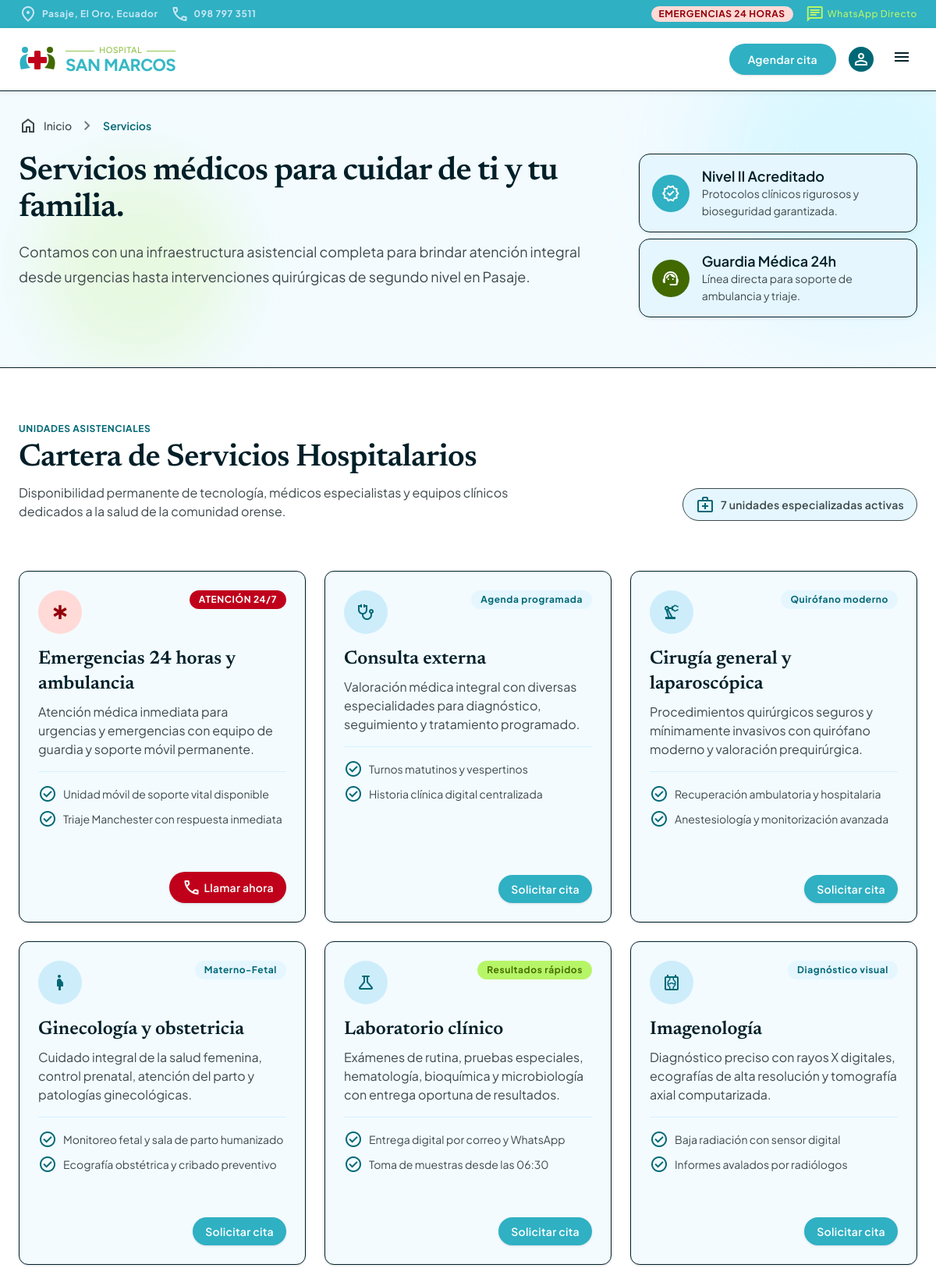
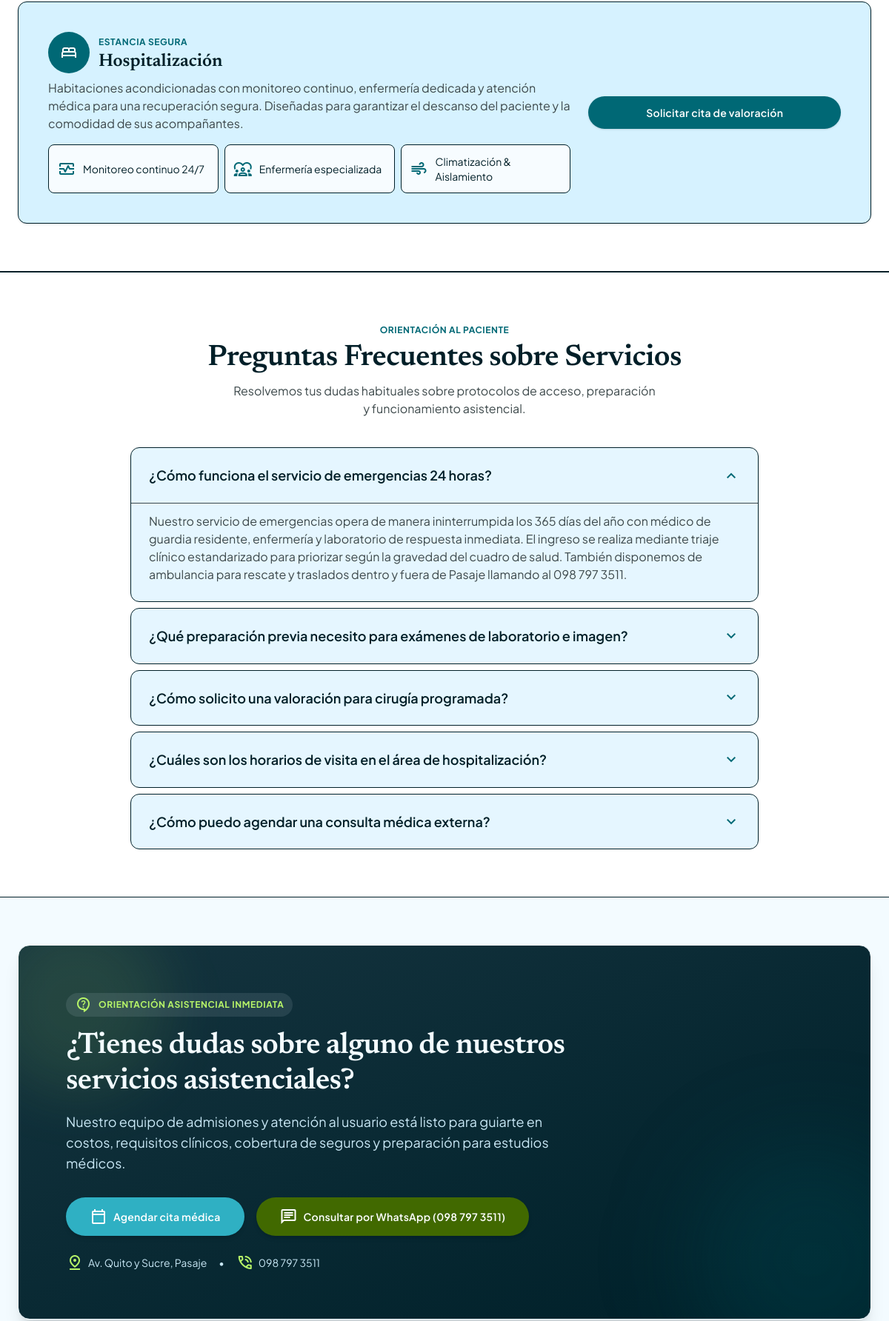
The page /hospital-san-marcos/servicios (upper part) on the database its author committed (2 pictures, top to bottom).
### tables this page shows
CREATE TABLE `servicios` (
  `id`             INT UNSIGNED NOT NULL AUTO_INCREMENT,
  `slug`           VARCHAR(100) NOT NULL,
  `nombre`         VARCHAR(150) NOT NULL,
  `etiqueta`       VARCHAR(80) NOT NULL,
  `clase_etiqueta` VARCHAR(200) NOT NULL,
  `descripcion`    TEXT NOT NULL,
  `icono`          VARCHAR(60) NOT NULL,
  `orden`          INT UNSIGNED NOT NULL DEFAULT 0,
  PRIMARY KEY (`id`),
  UNIQUE KEY `uq_servicios_slug` (`slug`),
  KEY `idx_servicios_orden` (`orden`)
);

CREATE TABLE `preguntas_frecuentes` (
  `id`        INT UNSIGNED NOT NULL AUTO_INCREMENT,
  `slug`      VARCHAR(100) NOT NULL,
  `pregunta`  VARCHAR(255) NOT NULL,
  `respuesta` TEXT NOT NULL,
  `orden`     INT UNSIGNED NOT NULL DEFAULT 0,
  `activo`    TINYINT(1) NOT NULL DEFAULT 1,
  PRIMARY KEY (`id`),
  UNIQUE KEY `uq_preguntas_slug` (`slug`),
  KEY `idx_preguntas_orden` (`orden`)
);

### views/pages/servicios.php (the view, shortened to what the rows shown need)
<?php
$services     = ServiceRepository::getAll();
$faqs         = FaqRepository::getAll();
$defaultFaqId = 'emergencias-24h';
?>
<div class="hospital-page-hero flex flex-col w-full">
  <section class="relative bg-surface overflow-hidden pt-8 pb-space-2xl">
    <div class="max-w-7xl mx-auto px-gutter relative z-10">
      <div class="hospital-hero-grid grid grid-cols-1 lg:grid-cols-12 gap-space-xl items-start">
        <div class="hospital-hero-copy lg:col-span-8 space-y-space-md">
          <h1 class="hospital-hero-title font-display text-display text-on-surface leading-tight tracking-tight">
            Servicios médicos para cuidar de ti y tu familia.
          </h1>
        </div>
      </div>
    </div>
  </section>
  <section class="py-space-2xl bg-surface-container-lowest border-y border-outline-variant">
    <div class="max-w-7xl mx-auto px-gutter">
      <div class="flex flex-col md:flex-row md:items-end justify-between mb-space-2xl gap-space-md">
        <div>
          <h2 class="font-headline-lg text-headline-lg text-on-surface mt-1">
            Cartera de Servicios Hospitalarios
          </h2>
        </div>
      </div>
      <div class="grid grid-cols-1 md:grid-cols-2 lg:grid-cols-3 gap-space-lg">
        <?php foreach ($services as $service): ?>
          <div
            class="group relative rounded-xl bg-surface p-space-lg shadow-sm hover:shadow-md transition-all duration-300 flex flex-col justify-between border border-outline-variant"
          >
            <div>
              <div class="flex items-start justify-between gap-space-sm mb-space-md">
                <div
                  class="w-14 h-14 rounded-full flex items-center justify-center shrink-0 <?= ($service['id'] === 'emergencias-24h')
                      ? 'bg-error-container text-on-error-container'
                      : 'bg-surface-container-high text-primary' ?>"
                >
                  <span class="material-symbols-outlined text-[28px]"><?= e($service['icon']) ?></span>
                </div>
                <span class="inline-flex items-center px-3 py-1 rounded-full font-label-sm text-label-sm <?= e($service['tagClass'] ?? '') ?>">
                  <?= e($service['tag']) ?>
                </span>
              </div>
              <h3 class="font-headline-sm text-headline-sm text-on-surface group-hover:text-primary transition-colors">
                <?= e($service['name']) ?>
              </h3>
              <p class="mt-space-sm font-body-md text-body-md text-on-surface-variant leading-relaxed">
                <?= e($service['description']) ?>
              </p>
              <div class="mt-space-md pt-space-md space-y-2 border-t border-surface-container">
                <?php foreach ($service['features'] as $feat): ?>
                  <div class="flex items-center gap-2 font-body-sm text-body-sm text-on-surface-variant">
                    <span class="material-symbols-outlined text-[18px] text-primary">
                    </span>
                    <span><?= e($feat) ?></span>
                  </div>
                <?php endforeach; ?>
              </div>
            </div>
            <div class="mt-space-xl pt-space-md flex flex-wrap items-center gap-2">
              <?php if ($service['id'] === 'emergencias-24h'): ?>
                <a
                  class="inline-flex items-center justify-center font-title-md text-label-md font-semibold bg-tertiary text-on-tertiary px-4 py-2 rounded-full hover:bg-on-tertiary-container transition-colors shadow-sm ml-auto"
                  href="tel:0987973511"
                >
                  <span class="material-symbols-outlined text-[18px] mr-1">call</span>
                  Llamar ahora
                </a>
              <?php else: ?>
                <a
                  class="inline-flex items-center justify-center font-title-md text-label-md font-semibold bg-primary-container text-on-primary px-4 py-2 rounded-full hover:bg-primary transition-colors shadow-sm ml-auto"
                  href="<?= e(url('/agendar-cita')) ?>"
                >
                  Solicitar cita
                </a>
              <?php endif; ?>
            </div>
          </div>
        <?php endforeach; ?>
      </div>
    </div>
  </section>
  <section class="py-space-2xl bg-surface-container-lowest border-y border-outline-variant">
    <div class="max-w-4xl mx-auto px-gutter">
      <div class="text-center mb-space-xl">
        <h2 class="font-headline-lg text-headline-lg text-on-surface mt-1">
          Preguntas Frecuentes sobre Servicios
        </h2>
      </div>
      <div class="space-y-space-sm" id="faqs-accordion">
        <?php foreach ($faqs as $faq): ?>
          <?php $isOpen = ($faq['id'] === $defaultFaqId); ?>
          <div
            data-faq-item="<?= e($faq['id']) ?>"
            class="rounded-xl bg-surface-container-low transition-all border border-outline-variant overflow-hidden"
          >
            <button
              type="button"
              data-faq-toggle="<?= e($faq['id']) ?>"
              class="w-full text-left p-space-lg flex items-center justify-between gap-space-md focus:outline-none hover:bg-surface-container transition-colors"
              aria-expanded="<?= $isOpen ? 'true' : 'false' ?>"
            >
              <span class="font-title-md text-title-md text-on-surface font-semibold">
                <?= e($faq['question']) ?>
              </span>
              <span
                data-faq-icon="<?= e($faq['id']) ?>"
                class="material-symbols-outlined text-primary text-[24px] transition-transform duration-200 shrink-0 <?= $isOpen ? 'rotate-180' : '' ?>"
              >
              </span>
            </button>
            <div
              data-faq-answer="<?= e($faq['id']) ?>"
              class="<?= $isOpen ? '' : 'hidden ' ?>px-space-lg pb-space-lg text-on-surface-variant font-body-md text-body-md leading-relaxed border-t border-outline-variant/60 pt-3"
            >
              <?= e($faq['answer']) ?>
            </div>
          </div>
        <?php endforeach; ?>
      </div>
    </div>
  </section>
  <section class="py-space-2xl bg-surface relative overflow-hidden">
    <div class="max-w-7xl mx-auto px-gutter">
      <div class="relative rounded-2xl bg-gradient-to-br from-inverse-surface to-on-surface text-surface p-space-xl md:p-space-2xl shadow-xl overflow-hidden border border-outline-variant">
        <div class="relative z-10 max-w-3xl space-y-space-md">
          <h2 class="font-headline-lg text-headline-lg text-surface tracking-tight leading-tight">
            ¿Tienes dudas sobre alguno de nuestros servicios asistenciales?
          </h2>
        </div>
      </div>
    </div>
  </section>
</div>

### rows shown on the page
servicios: etiqueta "ATENCIÓN 24/7", nombre "Emergencias 24 horas y ambulancia", descripcion "Atención médica inmediata para urgencias y emergencias con equipo de guardia y soporte móvil permanente.", feat "Unidad móvil de soporte vital disponible", feat "Triaje Manchester con respuesta inmediata", slug "emergencias-24h" (drawn)
servicios: etiqueta "Agenda programada", nombre "Consulta externa", descripcion "Valoración médica integral con diversas especialidades para diagnóstico, seguimiento y tratamiento programado.", feat "Turnos matutinos y vespertinos", feat "Historia clínica digital centralizada"
servicios: etiqueta "Quirófano moderno", nombre "Cirugía general y laparoscópica", descripcion "Procedimientos quirúrgicos seguros y mínimamente invasivos con quirófano moderno y valoración prequirúrgica.", feat "Recuperación ambulatoria y hospitalaria", feat "Anestesiología y monitorización avanzada"
servicios: etiqueta "Materno-Fetal", nombre "Ginecología y obstetricia", descripcion "Cuidado integral de la salud femenina, control prenatal, atención del parto y patologías ginecológicas.", feat "Monitoreo fetal y sala de parto humanizado", feat "Ecografía obstétrica y cribado preventivo"
servicios: etiqueta "Resultados rápidos", nombre "Laboratorio clínico", descripcion "Exámenes de rutina, pruebas especiales, hematología, bioquímica y microbiología con entrega oportuna de resultados.", feat "Entrega digital por correo y WhatsApp", feat "Toma de muestras desde las 06:30"
servicios: etiqueta "Diagnóstico visual", nombre "Imagenología", descripcion "Diagnóstico preciso con rayos X digitales, ecografías de alta resolución y tomografía axial computarizada.", feat "Baja radiación con sensor digital", feat "Informes avalados por radiólogos"
preguntas_frecuentes: pregunta "¿Cómo funciona el servicio de emergencias 24 horas?", respuesta "Nuestro servicio de emergencias opera de manera ininterrumpida los 365 días del año con médico de guardia residente, enfermería y laboratorio de respuesta inmediata. El ingreso se realiza mediante triaje clínico estandarizado para priorizar según la gravedad del cuadro de salud. También disponemos de ambulancia para rescate y traslados dentro y fuera de Pasaje llamando al 098 797 3511."
preguntas_frecuentes: pregunta "¿Qué preparación previa necesito para exámenes de laboratorio e imagen?"
preguntas_frecuentes: pregunta "¿Cómo solicito una valoración para cirugía programada?"
preguntas_frecuentes: pregunta "¿Cuáles son los horarios de visita en el área de hospitalización?"
preguntas_frecuentes: pregunta "¿Cómo puedo agendar una consulta médica externa?"

### other values the page prints
$breadcrumbLabel "Servicios"
